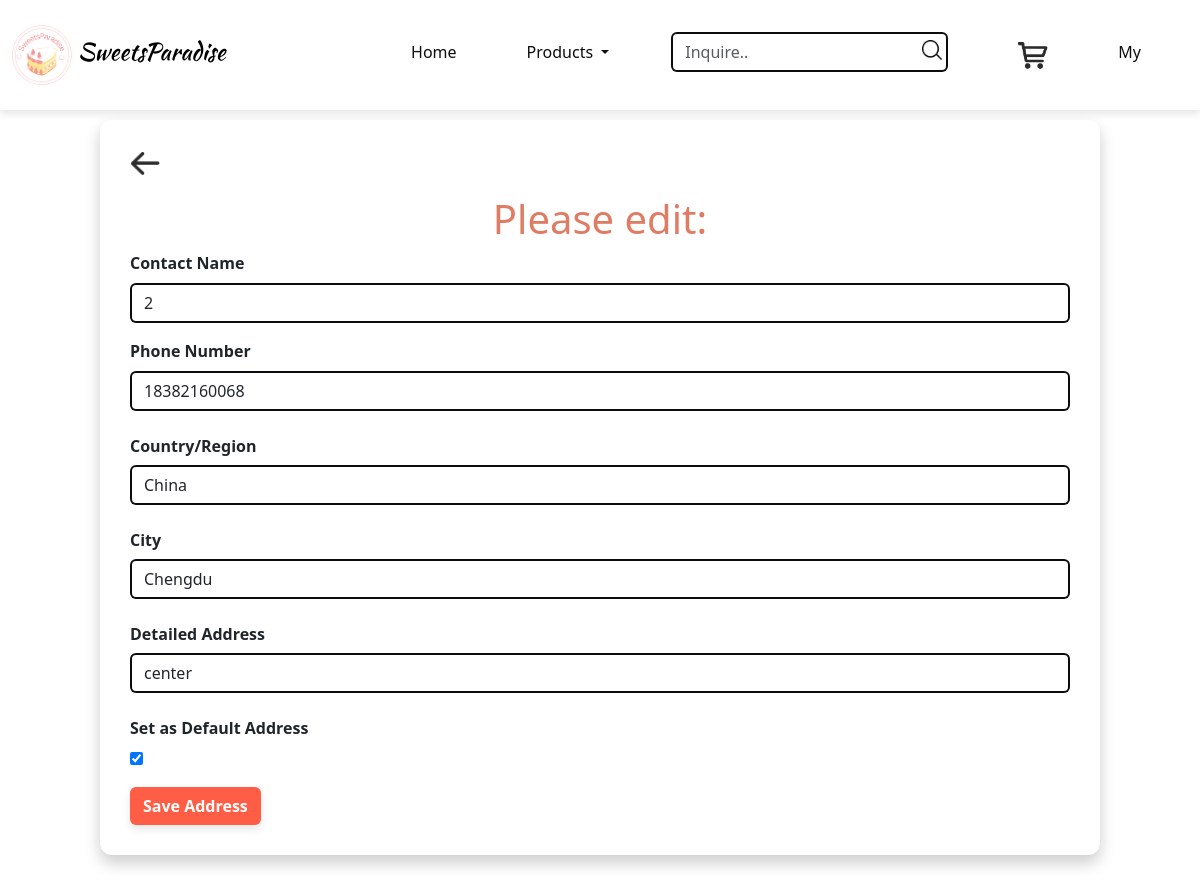
Before: /edit_address/6 (signed in) with the older database file.
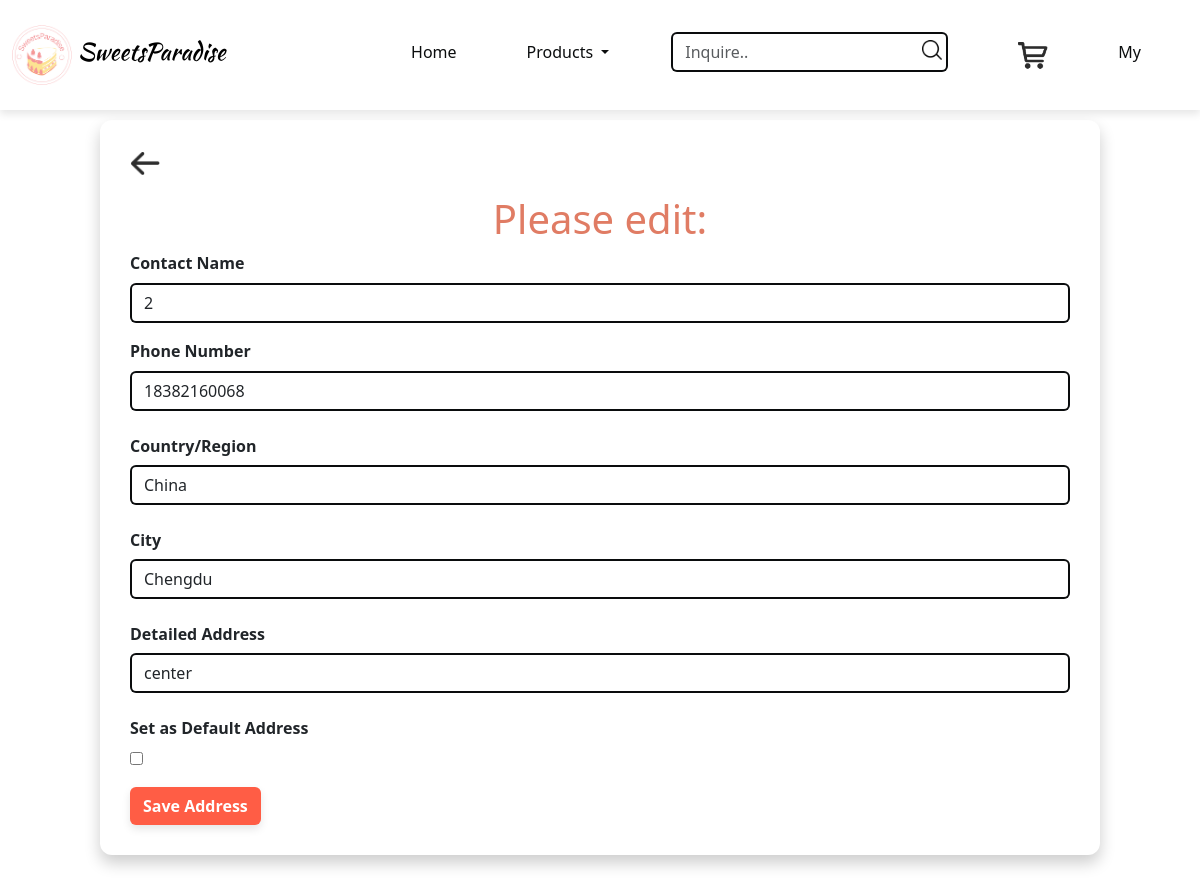
After: the same page with the newer database file.
### app/models.py (models this page shows)
class Address(db.Model):
    id = db.Column(db.Integer, primary_key=True, autoincrement=True)
    user_id = db.Column(db.Integer, db.ForeignKey('user.id'), nullable=False)
    contact_name = db.Column(db.String(50), nullable=False)
    phone_number = db.Column(db.Integer, nullable=False)
    country = db.Column(db.String(100), nullable=False)
    city = db.Column(db.String(100), nullable=False)
    detailed_address = db.Column(db.String(300), nullable=False)
    is_default = db.Column(db.Boolean, default=False)
    orders = db.relationship('Order', backref='address', lazy='dynamic')

### app/views.py (the view, shortened to what this page needs)
@app.route('/edit_address/<int:address_id>', methods=['GET', 'POST'])
@login_required
def edit_address(address_id):
    address = Address.query.filter_by(id=address_id, user_id=current_user.id).first()
    form = AddressForm(obj=address)
    if not address:
        flash('Address not found or you do not have permission to edit it.', 'error')
        return redirect(url_for('more_addresses'))
    return render_template('edit_address.html',
                           address=address,
                           form=form)

### app/__init__.py (called while the page is built)
@login_manager.user_loader
def load_user(user_id):
    return User.query.get(int(user_id))

### app/templates/edit_address.html (shortened to what this page needs)
<!DOCTYPE html>
<html lang="en">
<head>
    <link rel="stylesheet" href="../static/lib/bootstrap-5.3.2-dist/css/bootstrap.css">
    <link rel="stylesheet" href="../static/css/main.css">
</head>
<body>
    <nav class="navbar navbar-expand-lg fixed-top">
        <div class="container-fluid">
            <a class="navbar-brand" href="#">
                <img src="../static/img/logo.png" alt="Logo"> SweetsParadise
            </a>
            <div class="collapse navbar-collapse" id="navbarNav">
                <ul class="navbar-nav ms-auto">
                    <li class="nav-item me-4 ">
                        <a class="nav-link" href="{{ url_for('home')}}">Home</a>
                    </li>
                    <li class="nav-item dropdown me-4">
                        <a class="nav-link dropdown-toggle" href="#" id="navbarDropdown" role="button" data-bs-toggle="dropdown" aria-expanded="false">
                            Products
                        </a>
                    </li>
                    <li class="nav-item me-4 search position-relative">
                        <form class="d-flex" action="{{ url_for('products', category=category) }}" method="get">
                            <input class="form-control me-2" name="content" type="text" placeholder="Inquire.." value="{{ request.args.get('content', '') }}" aria-label="Inquire about goods">
                            <button type="submit" class="btn search-btn"></button>
                        </form>
                    </li>
                    <li class="nav-item me-4">
                        <a class="nav-link" href="{{ url_for('cart')}}">
                            <img src="../static/img/cart.png" alt="cart">
                        </a>
                    </li>
                    <li class="nav-item me-4">
                        <a class="nav-link" href="{{ url_for('profile')}}">My</a>
                    </li>
                </ul>
            </div>
        </div>
    </nav>
    <main id="edit_address">
        <div class="container_create edit">
            <div class="back-arrow">
                <a href="{{ url_for('more_addresses') }}" >
                    <img src="../static/img/arrow.png" alt="arrow_back">
                </a>
            </div>
            <h1>Please edit:</h1>
            <form action="" method="POST" class="row g-3">
                <div class="col-12">
                    <div class="form-label">{{form.contact_name.label}}</div>
                    {{ form.contact_name(class='form-control', required=False) }}
                </div>
                <div class="col-md-12">
                    <div class="form-label">{{ form.phone_number.label }}</div>
                    {{ form.phone_number(class='form-control', required=False) }}
                </div>
                <div class="col-12">
                    <div class="col-form-label" >{{ form.country.label }}</div>
                    {{ form.country(class='form-control') }}
                </div>
                <div class="col-12">
                    <div class="col-form-label">{{ form.city.label }}</div>
                    {{form.city(class="form-control", required=False)}}
                </div>
                <div class="col-12">
                    <div class="col-form-label">{{ form.detailed_address.label }}</div>
                    {{form.detailed_address(class="form-control", required=False)}}
                </div>
                <div class="col-12">
                    <div class="choose_state">
                        <div class="col-form-label">{{ form.is_default.label}}</div>
                        {{ form.is_default(class="checkbox") }}
                    </div>
                </div>
                <div class="col-6">
                    <button type="submit" class="btn submit_btn">Save Address</button>
                </div>
            </form>
        </div>
    </main>
</body>
</html>

Changed rows visible on the page:
changed Address "China": is_default "☑" → "☐"
